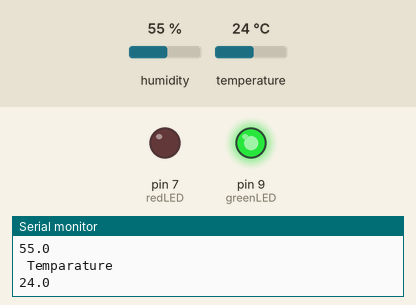
Recording of a sketch running on a simulated Arduino Uno, built with avr-gcc and run on an emulated ATmega328P. Shown: output pins drawn as LEDs (lit = HIGH), the last lines printed to the serial monitor. The inputs (shaded band) are chosen by the test bench; at power-on: temperature 24 °C, humidity 55 %.

Above: at 3.3 s.
3.4 s: temperature set to 26 °C
8.1 s: temperature set to 29 °C
At 13.4 s:
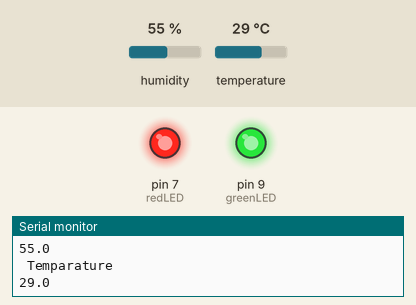
At 14.7 s:
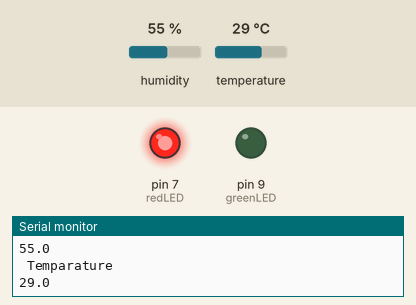
14.9 s: temperature set to 12 °C
At 17.6 s:
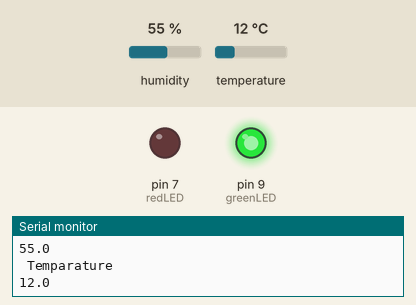
Timing chart, 0 to 19.1 s (numbered marks = the images above; inputs shaded):
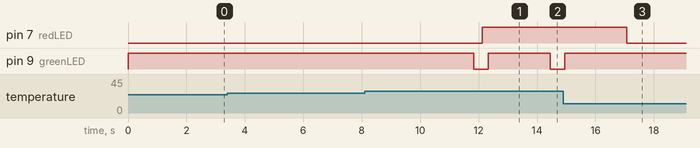

The sketch:

smart_silo.ino
```cpp
#include<dht.h>
#define DHT11_PIN 2

dht DHT;
int  greenLED=9;
int redLED=7;


//code for red Led
int timeOn=200;
int timeOff=300;

//code for yellow Led
int onTime=100;
int offTime=900;

// if you require to change the pin number, Edit the pin with your arduino pin.


void setup() {

  pinMode(greenLED, OUTPUT);
  pinMode(redLED, OUTPUT);

  Serial.begin(9600);

  Serial.println("welcome to Smart Silo Project, Now measuring Temperature and Humidity ");
}

void loop() { // READ DATA

 digitalWrite(greenLED, HIGH);
  delay (onTime);

  int chk = DHT.read11(DHT11_PIN);

  Serial.println(" Humidity " );

  Serial.println(DHT.humidity, 1);

  Serial.println(" Temparature ");

  Serial.println(DHT.temperature, 1);

  delay(2000);

if (DHT.temperature >= 28)
{
   digitalWrite(greenLED, LOW);
      delay (timeOff);

  digitalWrite(redLED, HIGH);
  delay (timeOn);


}
else
{
    digitalWrite(redLED, LOW);
  delay (timeOff);

}
}
```

Measured:
- the behaviour switches between 27 and 28 °C on temperature (found by bisection; images 0 and 1)
- after the input at 8.1 s, pin 7 (redLED): LOW → HIGH after 4.0 s; pin 9 (greenLED): HIGH → LOW after 3.7 s, → HIGH 0.50 s later, → LOW 2.1 s later
- after the input at 14.9 s, pin 7 (redLED): HIGH → LOW after 2.2 s; pin 9 (greenLED): goes on until 15.0 s, then stays HIGH
